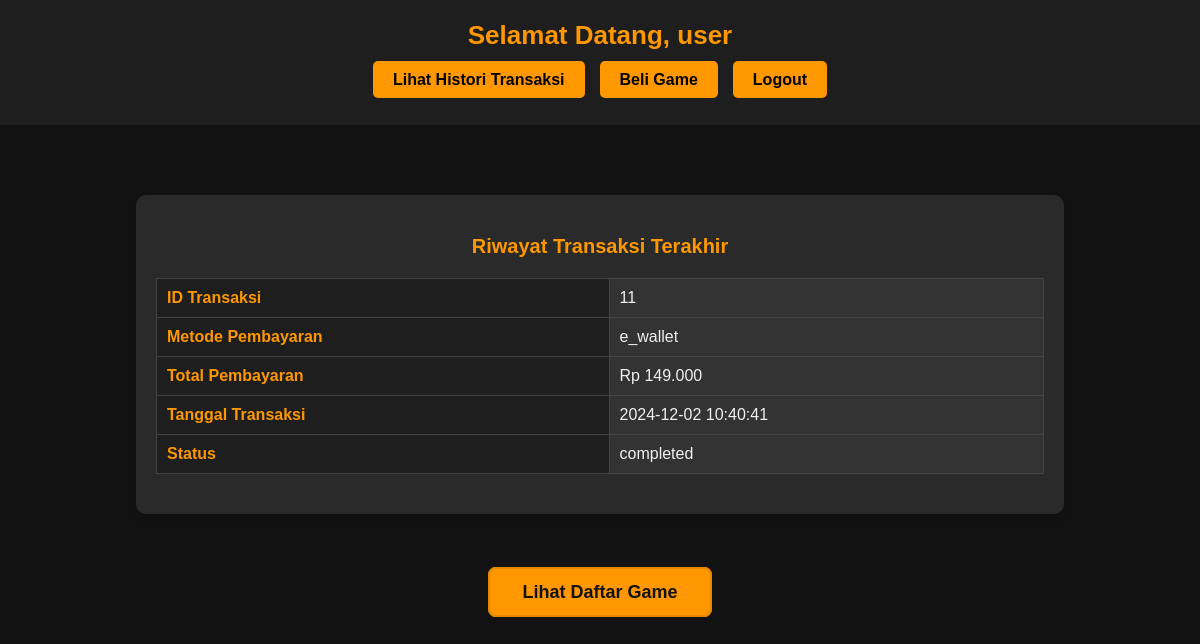
The page /dashboard.php (signed in) on the database as committed earlier.
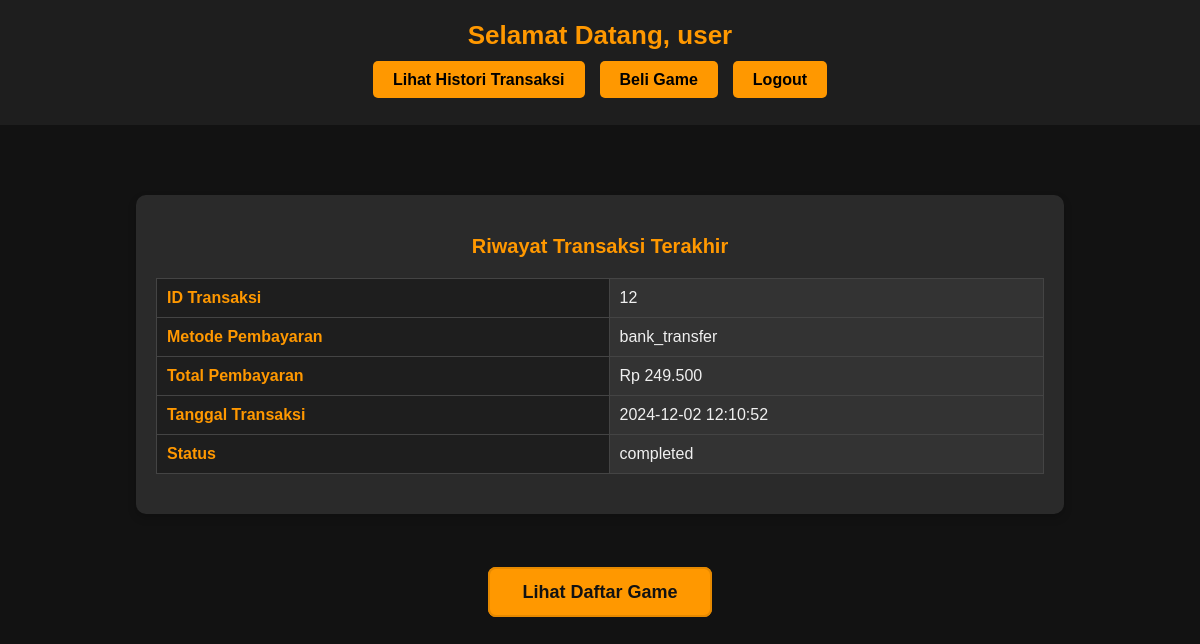
The same page on the database as committed later.
### tables this page shows
CREATE TABLE `transactions` (
  `id` int(11) NOT NULL,
  `user_id` int(11) NOT NULL,
  `game_id` int(11) NOT NULL,
  `amount` int(11) NOT NULL,
  `payment_method` varchar(50) NOT NULL,
  `status` varchar(50) NOT NULL,
  `total_amount` decimal(10,2) NOT NULL,
  `transaction_date` timestamp NOT NULL DEFAULT current_timestamp()
);

### dashboard.php (the view, shortened to what this page needs)
<!DOCTYPE html>
<html lang="id">
<head>
    <link rel="stylesheet" href="dashboard.css">
</head>
<body>
    <header>
        <h1>Selamat Datang, <?php echo $_SESSION['username']; ?></h1>
        <nav>
            <ul>
                <li><a href="transaction_history.php">Lihat Histori Transaksi</a></li>
                <li><a href="buy_game.php">Beli Game</a></li>
                <li><a href="logout.php">Logout</a></li>
            </ul>
        </nav>
    </header>
    <main>
        <div class="container">
            <div class="form-box">
                <h3>Riwayat Transaksi Terakhir</h3>
                <?php
                require 'koneksi.php';
                $user_id = $_SESSION['user_id'];
                $query = "SELECT * FROM transactions WHERE user_id = ? ORDER BY transaction_date DESC LIMIT 1";
                $stmt = $conn->prepare($query);
                $stmt->bind_param("i", $user_id);
                $stmt->execute();
                $result = $stmt->get_result();
                if ($transaction = $result->fetch_assoc()) {
                    echo "<table>";
                    echo "<tr><th>ID Transaksi</th><td>" . $transaction['id'] . "</td></tr>";
                    echo "<tr><th>Metode Pembayaran</th><td>" . $transaction['payment_method'] . "</td></tr>";
                    echo "<tr><th>Total Pembayaran</th><td>Rp " . number_format($transaction['total_amount'], 0, ',', '.') . "</td></tr>";
                    echo "<tr><th>Tanggal Transaksi</th><td>" . $transaction['transaction_date'] . "</td></tr>";
                    echo "<tr><th>Status</th><td>" . $transaction['status'] . "</td></tr>";
                    echo "</table>";
                } else {
                    echo "<p>Anda belum melakukan transaksi apapun.</p>";
                }
                ?>
            </div>
        </div>
        <br><br>
        <section class="explore-section">
        <a id="see-games">Lihat Daftar Game</a>
            <?php include 'game_list.php'; ?>
    </section>
    </main>
</body>
</html>

Rows that differ between the two databases and show on the page:
no longer on this page (row unchanged): transactions: id "11", payment_method "e_wallet", total_amount "149.000", transaction_date "2024-12-02 10:40:41", status "completed"
added transactions: id "12", payment_method "bank_transfer", total_amount "249.500", transaction_date "2024-12-02 12:10:52", status "completed"
